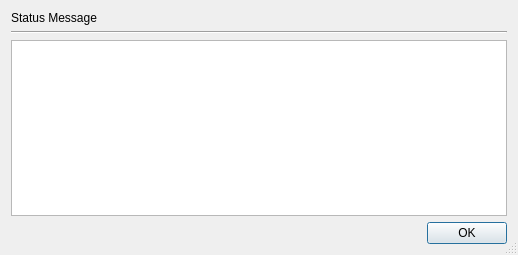
<?xml version="1.0" encoding="UTF-8"?>
<ui version="4.0">
 <class>LdrawFilesLoadDialog</class>
 <widget class="QDialog" name="LdrawFilesLoadDialog">
  <property name="geometry">
   <rect>
    <x>0</x>
    <y>0</y>
    <width>518</width>
    <height>255</height>
   </rect>
  </property>
  <property name="windowTitle">
   <string>Dialog</string>
  </property>
  <property name="sizeGripEnabled">
   <bool>true</bool>
  </property>
  <property name="modal">
   <bool>true</bool>
  </property>
  <layout class="QVBoxLayout" name="verticalLayout">
   <item>
    <widget class="QLabel" name="messagesLabel">
     <property name="text">
      <string>Status Message</string>
     </property>
    </widget>
   </item>
   <item>
    <widget class="Line" name="line">
     <property name="orientation">
      <enum>Qt::Horizontal</enum>
     </property>
    </widget>
   </item>
   <item>
    <widget class="QTreeView" name="messagesView">
     <property name="sizePolicy">
      <sizepolicy hsizetype="Preferred" vsizetype="Preferred">
       <horstretch>0</horstretch>
       <verstretch>0</verstretch>
      </sizepolicy>
     </property>
    </widget>
   </item>
   <item>
    <spacer name="verticalSpacer">
     <property name="orientation">
      <enum>Qt::Vertical</enum>
     </property>
     <property name="sizeHint" stdset="0">
      <size>
       <width>20</width>
       <height>13</height>
      </size>
     </property>
    </spacer>
   </item>
   <item>
    <widget class="QDialogButtonBox" name="buttonBox">
     <property name="orientation">
      <enum>Qt::Horizontal</enum>
     </property>
     <property name="standardButtons">
      <set>QDialogButtonBox::Ok</set>
     </property>
    </widget>
   </item>
  </layout>
 </widget>
 <resources/>
 <connections>
  <connection>
   <sender>buttonBox</sender>
   <signal>accepted()</signal>
   <receiver>LdrawFilesLoadDialog</receiver>
   <slot>accept()</slot>
   <hints>
    <hint type="sourcelabel">
     <x>248</x>
     <y>254</y>
    </hint>
    <hint type="destinationlabel">
     <x>157</x>
     <y>274</y>
    </hint>
   </hints>
  </connection>
  <connection>
   <sender>buttonBox</sender>
   <signal>rejected()</signal>
   <receiver>LdrawFilesLoadDialog</receiver>
   <slot>reject()</slot>
   <hints>
    <hint type="sourcelabel">
     <x>316</x>
     <y>260</y>
    </hint>
    <hint type="destinationlabel">
     <x>286</x>
     <y>274</y>
    </hint>
   </hints>
  </connection>
 </connections>
</ui>
